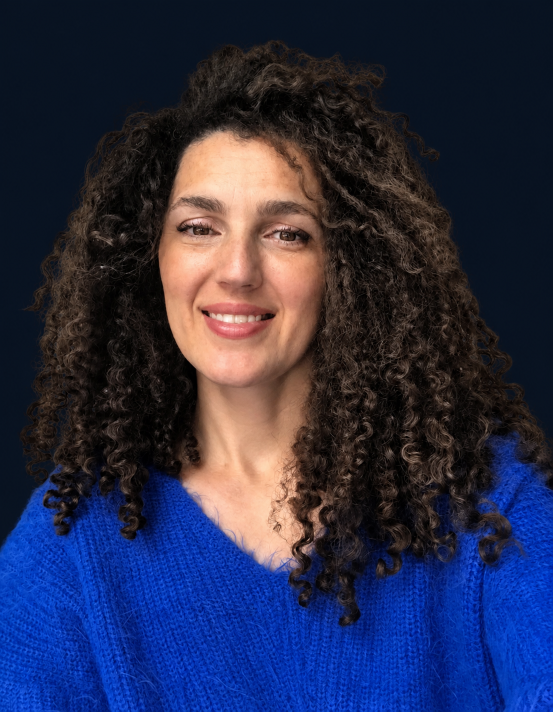
#> input picture images/iryna-linnik-dark.png, 1105 x 1423 px (shown at 1/2 size); its folder holds 4 pictures in this run
$ python optimize-images.py
#> lines starting #> are read from the running program, lines starting #| are printed output that depends on the picture
from pathlib import Path
from PIL import Image

ROOT = Path(__file__).resolve().parents[1]


def save_webp(source: Path, target: Path, width: int | None = None) -> None:
    with Image.open(source) as image:
#> image is the input picture: PIL image 1105x1423 RGB; mean R, G, B 42, 45.4, 73.8
        image.load()
        if width and image.width > width:
            height = round(image.height * width / image.width)
            image = image.resize((width, height), Image.Resampling.LANCZOS)
        target.parent.mkdir(parents=True, exist_ok=True)
        image.save(target, "WEBP", quality=82, method=6)


for source in (ROOT / "images").rglob("*.png"):
    save_webp(source, source.with_suffix(".webp"))
    if source.parent.name == "properties":
        save_webp(source, source.with_name(f"{source.stem}-768.webp"), 768)
    else:
        save_webp(source, source.with_name(f"{source.stem}-600.webp"), 600)
#> call 2 of save_webp, with width = 600
#> in save_webp (call 2), `image = image.resize((width, height), Image.Resampling.LANCZOS)`:
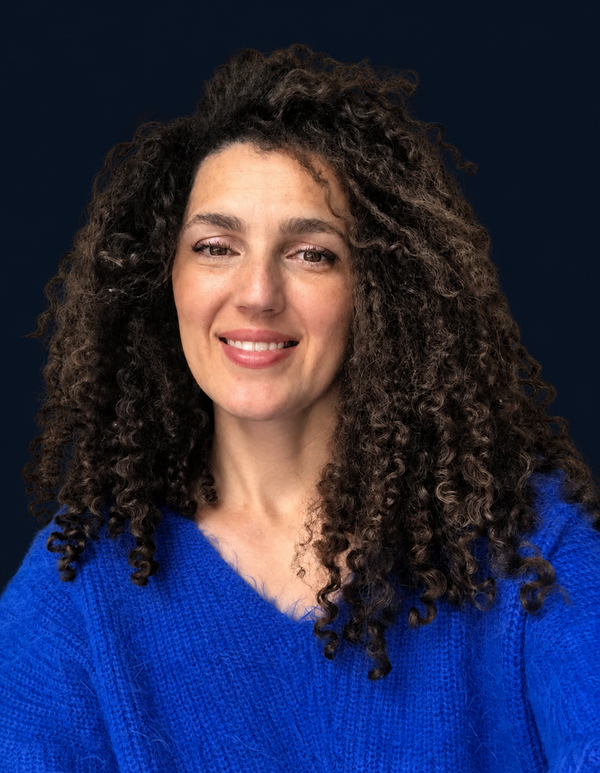
#> image: PIL image 600x773 RGB; mean R, G, B 42.1, 45.4, 73.8

print("Optimized PNG assets to WebP; original files were preserved.")

$ run again, on images/iryna-linnik.png
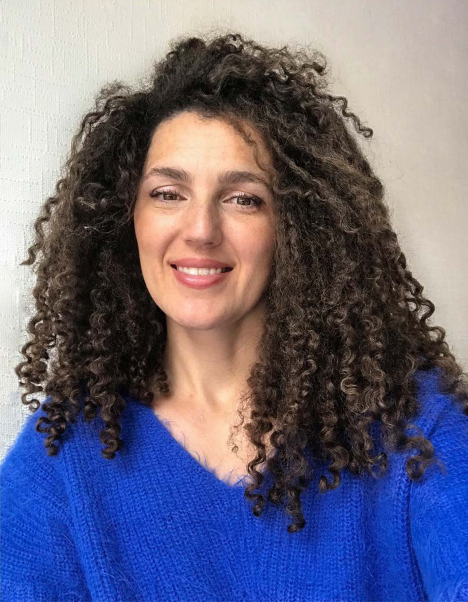
#> input picture images/iryna-linnik.png, 935 x 1204 px (shown at 1/2 size)
#> in save_webp, image is the input picture: PIL image 935x1204 RGB; mean R, G, B 107, 104.7, 126.5
#> in save_webp (call 2), `image = image.resize((width, height), Image.Resampling.LANCZOS)`:
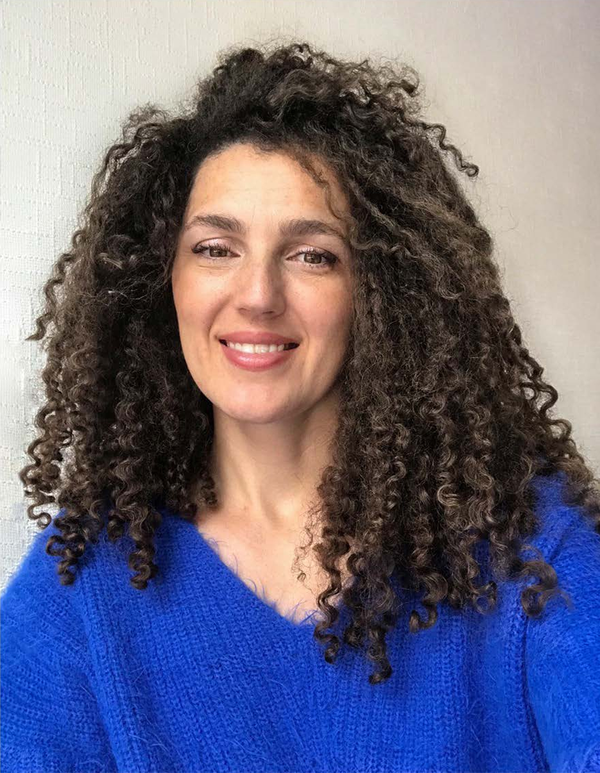
#> image: PIL image 600x773 RGB; mean R, G, B 107, 104.7, 126.5
